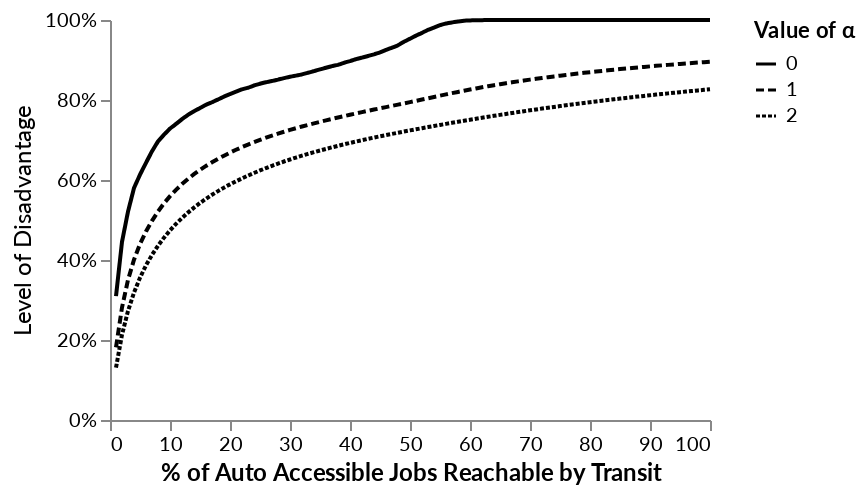

Source (notebook cell):
### Code cell
#Let's just do WEDAM
fraction["name"] = "Fraction of Total Jobs"
percentile["name"] = "Population-Weighted Percentile"
auto["name"] = "Ratio of Transit/Auto"
# print(percentile.tod.unique())
# all = pd.concat(
#     [
#         fraction[fraction.tod == "Wednesday Morning"], 
#         percentile[percentile.tod == "Wednesday Morning"], 
#         auto[auto.tod == "Wednesday Morning"],
#     ],
#     axis="index"
#     )

# all = all.drop(columns=["tod"])
alt.data_transformers.disable_max_rows()
to_plot = auto[(auto.tod == "Wednesday Morning") & (auto.region == "New York City") & (auto.group == "Everyone")].drop(columns=["tod"]).melt(id_vars=["group", "region", "p", "name"])
to_plot.variable = to_plot.variable.map({"fgt0": "0", "fgt1":"1", "fgt2": "2"})


alt.Chart(to_plot).mark_line(strokeWidth=2, color="black").encode(
    alt.X("p:Q", title="% of Auto Accessible Jobs Reachable by Transit"),
    alt.Y("value:Q", title="Level of Disadvantage").axis(titleFontWeight="normal", format="%"),
    # alt.Color("group:N", title="Population Group", sort=["Everyone"]),
    alt.StrokeDash("variable:N", title="Value of α"),
    # alt.Row("region:N", title=None).header(labelFontWeight="bold", labelFontSize=12),
    # alt.Column("name:N", title=None,).header(labelFontSize=12, labelFontWeight="bold")
).properties(
    # title = {
    #     "text": "Fraction of Total Opportunities FGT Measures in San Francisco Bay Area",
    #     "subtitle": "Measure: jobs reachable in 45 minutes from 7-9am on Wednesday, March 6, 2024"
    # },
    width=300,
    height=200
).configure(
    font="Lato",
).configure_view(
    strokeWidth=0
).configure_axis(
    grid=False,
    labelFontSize=10,
    titleFontSize=12
).configure_title(
    fontSize=16,
    anchor="start"
)

### Figure 1 — Vega-Lite specification as saved in the notebook (floating-point values rounded to 4 significant figures; data arrays with more than 128 entries replaced by an {"elided": "..."} marker saying what was removed)
{"config": {"view": {"continuousWidth": 300, "continuousHeight": 300, "strokeWidth": 0}, "axis": {"grid": false, "labelFontSize": 10, "titleFontSize": 12}, "font": "Lato", "title": {"anchor": "start", "fontSize": 16}}, "data": {"name": "data-cb59f7ca544108fd9e2ad40d32ec39d7"}, "mark": {"type": "line", "color": "black", "strokeWidth": 2}, "encoding": {"strokeDash": {"field": "variable", "title": "Value of α", "type": "nominal"}, "x": {"field": "p", "title": "% of Auto Accessible Jobs Reachable by Transit", "type": "quantitative"}, "y": {"axis": {"titleFontWeight": "normal", "format": "%"}, "field": "value", "title": "Level of Disadvantage", "type": "quantitative"}}, "height": 200, "width": 300, "$schema": "https://vega.github.io/schema/vega-lite/v5.17.0.json", "datasets": {"data-cb59f7ca544108fd9e2ad40d32ec39d7": {"elided": "300 records"}}}
